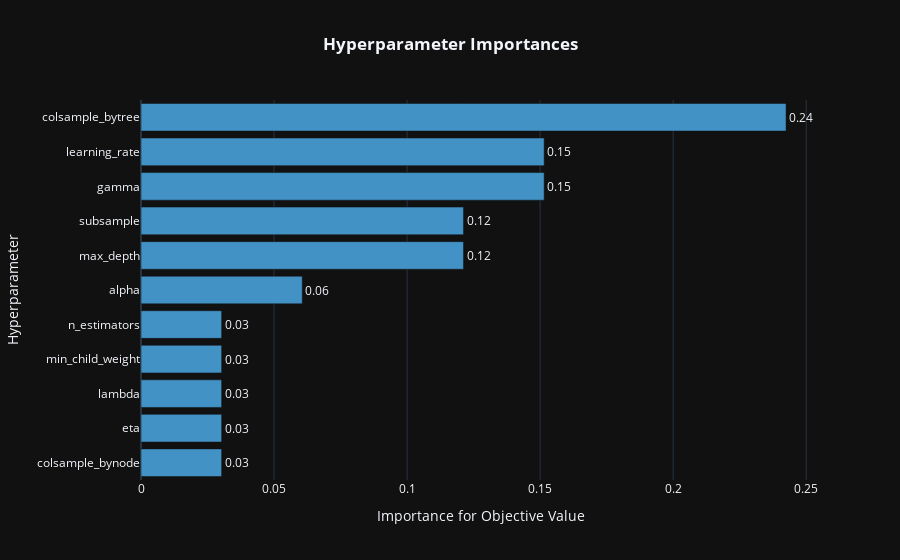

This figure's notebook cell:
### Code cell
fig = optuna.visualization.plot_param_importances(study)
fig.update_layout(template='plotly_dark', title='<b>Hyperparameter Importances', title_x=0.5)

### Figure 1 — Plotly figure (JSON) as saved in the notebook; plotly's stock layout.template omitted (floating-point values rounded to 4 significant figures)
{"data": [{"cliponaxis": false, "hovertemplate": ["colsample_bynode (CategoricalDistribution): 0.0303030303030303<extra></extra>", "eta (CategoricalDistribution): 0.0303030303030303<extra></extra>", "lambda (FloatDistribution): 0.0303030303030303<extra></extra>", "min_child_weight (IntDistribution): 0.0303030303030303<extra></extra>", "n_estimators (IntDistribution): 0.0303030303030303<extra></extra>", "alpha (FloatDistribution): 0.0606060606060606<extra></extra>", "max_depth (CategoricalDistribution): 0.1212121212121212<extra></extra>", "subsample (CategoricalDistribution): 0.1212121212121212<extra></extra>", "gamma (CategoricalDistribution): 0.15151515151515152<extra></extra>", "learning_rate (CategoricalDistribution): 0.15151515151515152<extra></extra>", "colsample_bytree (CategoricalDistribution): 0.2424242424242424<extra></extra>"], "marker": {"color": "rgb(66,146,198)"}, "orientation": "h", "text": ["0.03", "0.03", "0.03", "0.03", "0.03", "0.06", "0.12", "0.12", "0.15", "0.15", "0.24"], "textposition": "outside", "type": "bar", "x": [0.0303, 0.0303, 0.0303, 0.0303, 0.0303, 0.06061, 0.1212, 0.1212, 0.1515, 0.1515, 0.2424], "y": ["colsample_bynode", "eta", "lambda", "min_child_weight", "n_estimators", "alpha", "max_depth", "subsample", "gamma", "learning_rate", "colsample_bytree"]}], "layout": {"showlegend": false, "title": {"text": "<b>Hyperparameter Importances", "x": 0.5}, "xaxis": {"title": {"text": "Importance for Objective Value"}}, "yaxis": {"title": {"text": "Hyperparameter"}}}}
